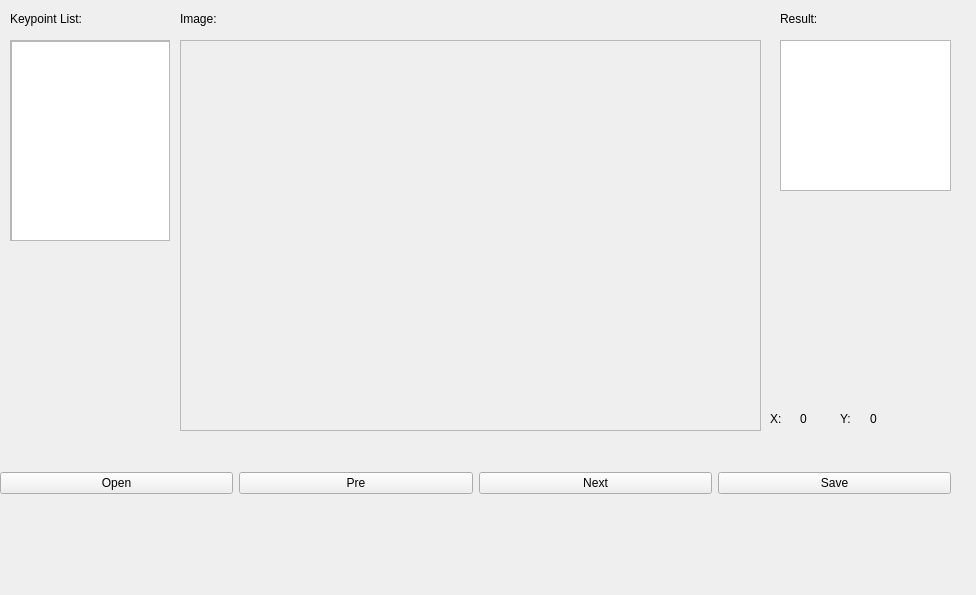
<?xml version="1.0" encoding="UTF-8"?>
<ui version="4.0">
 <class>Form</class>
 <widget class="QWidget" name="Form">
  <property name="geometry">
   <rect>
    <x>0</x>
    <y>0</y>
    <width>976</width>
    <height>595</height>
   </rect>
  </property>
  <property name="windowTitle">
   <string>Form</string>
  </property>
  <widget class="QWidget" name="horizontalLayoutWidget">
   <property name="geometry">
    <rect>
     <x>0</x>
     <y>470</y>
     <width>951</width>
     <height>27</height>
    </rect>
   </property>
   <layout class="QHBoxLayout" name="horizontalLayout">
    <item>
     <widget class="QPushButton" name="openImgBtn">
      <property name="text">
       <string>Open</string>
      </property>
     </widget>
    </item>
    <item>
     <widget class="QPushButton" name="preImgBtn">
      <property name="text">
       <string>Pre</string>
      </property>
     </widget>
    </item>
    <item>
     <widget class="QPushButton" name="nextImgBtn">
      <property name="text">
       <string>Next</string>
      </property>
     </widget>
    </item>
    <item>
     <widget class="QPushButton" name="saveBtn">
      <property name="text">
       <string>Save</string>
      </property>
     </widget>
    </item>
   </layout>
  </widget>
  <widget class="QWidget" name="verticalLayoutWidget_3">
   <property name="geometry">
    <rect>
     <x>780</x>
     <y>40</y>
     <width>171</width>
     <height>151</height>
    </rect>
   </property>
   <layout class="QVBoxLayout" name="verticalLayout_3">
    <item>
     <widget class="QListView" name="resList"/>
    </item>
   </layout>
  </widget>
  <widget class="QWidget" name="verticalLayoutWidget">
   <property name="geometry">
    <rect>
     <x>180</x>
     <y>40</y>
     <width>581</width>
     <height>391</height>
    </rect>
   </property>
   <layout class="QVBoxLayout" name="verticalLayout">
    <item>
     <widget class="QFrame" name="frame">
      <property name="frameShape">
       <enum>QFrame::StyledPanel</enum>
      </property>
      <property name="frameShadow">
       <enum>QFrame::Raised</enum>
      </property>
     </widget>
    </item>
   </layout>
  </widget>
  <widget class="QLabel" name="label">
   <property name="geometry">
    <rect>
     <x>780</x>
     <y>10</y>
     <width>67</width>
     <height>17</height>
    </rect>
   </property>
   <property name="text">
    <string>Result:</string>
   </property>
  </widget>
  <widget class="QLabel" name="label_2">
   <property name="geometry">
    <rect>
     <x>180</x>
     <y>10</y>
     <width>67</width>
     <height>17</height>
    </rect>
   </property>
   <property name="text">
    <string>Image:</string>
   </property>
  </widget>
  <widget class="QLabel" name="label_3">
   <property name="geometry">
    <rect>
     <x>770</x>
     <y>410</y>
     <width>21</width>
     <height>17</height>
    </rect>
   </property>
   <property name="text">
    <string>X:</string>
   </property>
  </widget>
  <widget class="QLabel" name="label_4">
   <property name="geometry">
    <rect>
     <x>840</x>
     <y>410</y>
     <width>21</width>
     <height>17</height>
    </rect>
   </property>
   <property name="text">
    <string>Y:</string>
   </property>
  </widget>
  <widget class="QLabel" name="x_coord">
   <property name="geometry">
    <rect>
     <x>800</x>
     <y>410</y>
     <width>31</width>
     <height>17</height>
    </rect>
   </property>
   <property name="text">
    <string>0</string>
   </property>
  </widget>
  <widget class="QLabel" name="y_coord">
   <property name="geometry">
    <rect>
     <x>870</x>
     <y>410</y>
     <width>31</width>
     <height>17</height>
    </rect>
   </property>
   <property name="text">
    <string>0</string>
   </property>
  </widget>
  <widget class="QWidget" name="verticalLayoutWidget_2">
   <property name="geometry">
    <rect>
     <x>10</x>
     <y>40</y>
     <width>160</width>
     <height>201</height>
    </rect>
   </property>
   <layout class="QVBoxLayout" name="verticalLayout_2">
    <item>
     <widget class="QScrollArea" name="scrollArea">
      <property name="widgetResizable">
       <bool>true</bool>
      </property>
      <widget class="QWidget" name="scrollAreaWidgetContents">
       <property name="geometry">
        <rect>
         <x>0</x>
         <y>0</y>
         <width>156</width>
         <height>197</height>
        </rect>
       </property>
       <widget class="QListView" name="listView">
        <property name="geometry">
         <rect>
          <x>0</x>
          <y>0</y>
          <width>161</width>
          <height>201</height>
         </rect>
        </property>
       </widget>
      </widget>
     </widget>
    </item>
   </layout>
  </widget>
  <widget class="QLabel" name="label_5">
   <property name="geometry">
    <rect>
     <x>10</x>
     <y>10</y>
     <width>101</width>
     <height>17</height>
    </rect>
   </property>
   <property name="text">
    <string>Keypoint List:</string>
   </property>
  </widget>
 </widget>
 <resources/>
 <connections/>
</ui>
